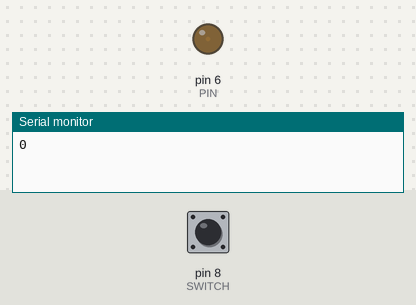
Bench run of a sketch on a simulated Arduino Uno, built with avr-gcc and run on an emulated ATmega328P. Shown: output pins drawn as LEDs (lit = HIGH), the last lines printed to the serial monitor. Inputs (shaded band) come from the test bench; at power-on: pin 8 (SWITCH) HIGH.

Above: at 1.2 s.
1.3 s: pin 8 (SWITCH) pulsed LOW 2 times (0.12 s each, 0.3 s apart)
At 2.4 s:
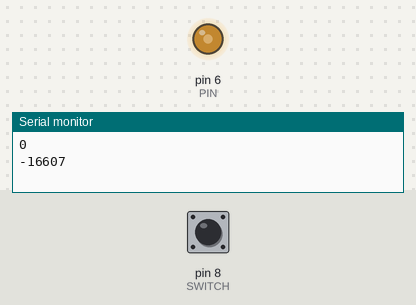
Timing chart, 0 to 4.3 s (numbered marks = the images above; inputs shaded):
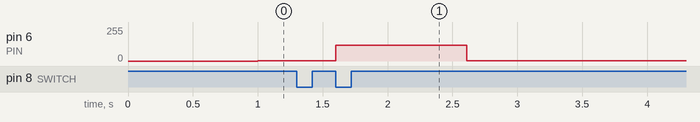

The sketch:

remoteToPin.ino
```cpp
const int SWITCH = 8, PIN = 6;
int switchVal;
int max = 1500, min = 1500; //debug

void setup() {
  Serial.begin(9600);
  pinMode(PIN, OUTPUT);
}
double t;
int count = 0;
void loop() {
  count+=1;
  t = millis();
  switchVal=pulseIn(SWITCH, HIGH);
  Serial.println(switchVal);
  analogWrite(PIN, map(switchVal, 1000, 2000, 0, 255));
  //Serial.println(switchVal);
  delay(10);
}
```

Measured:
- after the input at 1.3 s, pin 6 (PIN): 1/255 → 119/255 after 0.30 s, → 1/255 1.0 s later
